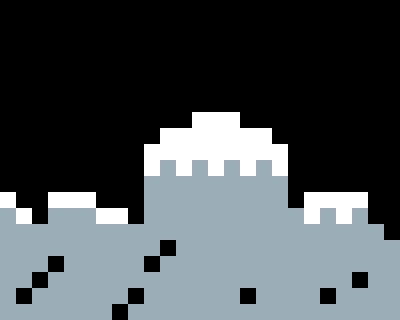

Below is a game level as drawn by its tile map, then a one-line description and the .tmx file that defines it, in full:
An orthogonal 25x20 tile map with 16x16 px tiles, 1 tile layer (tiles) and 11 objects.

<map version="1.10" tiledversion="1.10.2" orientation="orthogonal" renderorder="right-down" width="25" height="20" tilewidth="16" tileheight="16" infinite="0" nextlayerid="4" nextobjectid="22">
 <tileset firstgid="1" name="tiniSet" tilewidth="16" tileheight="16" tilecount="3" columns="3">
  <image source="../Sprites/tiniSet.png" width="48" height="16" />
 </tileset>
 <layer id="1" name="tiles" width="25" height="20">
  <data encoding="csv">
0,0,0,0,0,0,0,0,0,0,0,0,0,0,0,0,0,0,0,0,0,0,0,0,0,
0,0,0,0,0,0,0,0,0,0,0,0,0,0,0,0,0,0,0,0,0,0,0,0,0,
0,0,0,0,0,0,0,0,0,0,0,0,0,0,0,0,0,0,0,0,0,0,0,0,0,
0,0,0,0,0,0,0,0,0,0,0,0,0,0,0,0,0,0,0,0,0,0,0,0,0,
0,0,0,0,0,0,0,0,0,0,0,0,0,0,0,0,0,0,0,0,0,0,0,0,0,
0,0,0,0,0,0,0,0,0,0,0,0,0,0,0,0,0,0,0,0,0,0,0,0,0,
0,0,0,0,0,0,0,0,0,0,0,0,0,0,0,0,0,0,0,0,0,0,0,0,0,
0,0,0,0,0,0,0,0,0,0,0,0,2,2,2,0,0,0,0,0,0,0,0,0,0,
0,0,0,0,0,0,0,0,0,0,2,2,2,2,2,2,2,0,0,0,0,0,0,0,0,
0,0,0,0,0,0,0,0,0,2,2,2,2,2,2,2,2,2,0,0,0,0,0,0,0,
0,0,0,0,0,0,0,0,0,2,1,2,1,2,1,2,1,2,0,0,0,0,0,0,0,
0,0,0,0,0,0,0,0,0,1,1,1,1,1,1,1,1,1,0,0,0,0,0,0,0,
2,0,0,2,2,2,0,0,0,1,1,1,1,1,1,1,1,1,0,2,2,2,2,0,0,
1,2,0,1,1,1,2,2,0,1,1,1,1,1,1,1,1,1,1,2,1,2,1,0,0,
1,1,1,1,1,1,1,1,1,1,1,1,1,1,1,1,1,1,1,1,1,1,1,1,0,
1,1,1,1,1,1,1,1,1,1,3,1,1,1,1,1,1,1,1,1,1,1,1,1,1,
1,1,1,3,1,1,1,1,1,3,1,1,1,1,1,1,1,1,1,1,1,1,1,1,1,
1,1,3,1,1,1,1,1,1,1,1,1,1,1,1,1,1,1,1,1,1,1,3,1,1,
1,3,1,1,1,1,1,1,3,1,1,1,1,1,1,3,1,1,1,1,3,1,1,1,1,
1,1,1,1,1,1,1,3,1,1,1,1,1,1,1,1,1,1,1,1,1,1,1,1,1
</data>
 </layer>
 <objectgroup id="2" name="solids">
  <object id="3" x="0" y="224" width="384" height="96" />
  <object id="4" x="384" y="240" width="16" height="80" />
  <object id="5" x="304" y="192" width="64" height="32" />
  <object id="6" x="48" y="192" width="48" height="32" />
  <object id="7" x="0" y="192" width="17.3333" height="32" />
  <object id="8" x="16" y="208" width="16" height="16" />
  <object id="9" x="96" y="208" width="32" height="16" />
  <object id="10" x="144" y="144" width="144" height="80" />
  <object id="11" x="288" y="208" width="16" height="16" />
  <object id="12" x="160" y="128" width="112" height="16" />
  <object id="13" x="192" y="112" width="48" height="16" />
 </objectgroup>
</map>